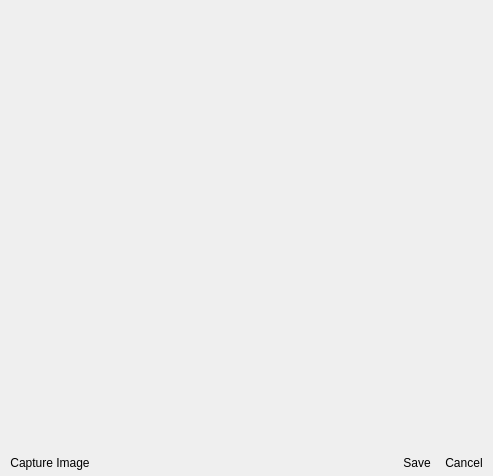
<?xml version="1.0" encoding="UTF-8"?>
<ui version="4.0">
 <class>CameraWindow</class>
 <widget class="QDialog" name="CameraWindow">
  <property name="geometry">
   <rect>
    <x>0</x>
    <y>0</y>
    <width>493</width>
    <height>476</height>
   </rect>
  </property>
  <property name="windowTitle">
   <string>Dialog</string>
  </property>
  <property name="modal">
   <bool>false</bool>
  </property>
  <layout class="QVBoxLayout" name="verticalLayout">
   <property name="spacing">
    <number>0</number>
   </property>
   <property name="margin">
    <number>0</number>
   </property>
   <item>
    <widget class="QFrame" name="frame">
     <property name="frameShape">
      <enum>QFrame::NoFrame</enum>
     </property>
     <property name="frameShadow">
      <enum>QFrame::Raised</enum>
     </property>
     <property name="lineWidth">
      <number>5</number>
     </property>
     <layout class="QGridLayout" name="gridLayout_2">
      <property name="margin">
       <number>0</number>
      </property>
     </layout>
    </widget>
   </item>
   <item>
    <layout class="QHBoxLayout" name="horizontalLayout_2">
     <property name="spacing">
      <number>0</number>
     </property>
     <property name="sizeConstraint">
      <enum>QLayout::SetDefaultConstraint</enum>
     </property>
     <property name="margin">
      <number>3</number>
     </property>
     <item>
      <widget class="QToolButton" name="toolCapture">
       <property name="text">
        <string>Capture Image</string>
       </property>
       <property name="iconSize">
        <size>
         <width>32</width>
         <height>32</height>
        </size>
       </property>
       <property name="toolButtonStyle">
        <enum>Qt::ToolButtonTextUnderIcon</enum>
       </property>
       <property name="autoRaise">
        <bool>true</bool>
       </property>
      </widget>
     </item>
     <item>
      <spacer name="horizontalSpacer">
       <property name="orientation">
        <enum>Qt::Horizontal</enum>
       </property>
       <property name="sizeHint" stdset="0">
        <size>
         <width>40</width>
         <height>20</height>
        </size>
       </property>
      </spacer>
     </item>
     <item>
      <spacer name="horizontalSpacer_2">
       <property name="orientation">
        <enum>Qt::Horizontal</enum>
       </property>
       <property name="sizeHint" stdset="0">
        <size>
         <width>40</width>
         <height>20</height>
        </size>
       </property>
      </spacer>
     </item>
     <item>
      <widget class="QToolButton" name="toolSave">
       <property name="text">
        <string>Save</string>
       </property>
       <property name="iconSize">
        <size>
         <width>32</width>
         <height>32</height>
        </size>
       </property>
       <property name="toolButtonStyle">
        <enum>Qt::ToolButtonTextUnderIcon</enum>
       </property>
       <property name="autoRaise">
        <bool>true</bool>
       </property>
      </widget>
     </item>
     <item>
      <widget class="QToolButton" name="toolCancel">
       <property name="text">
        <string>Cancel</string>
       </property>
       <property name="iconSize">
        <size>
         <width>32</width>
         <height>32</height>
        </size>
       </property>
       <property name="toolButtonStyle">
        <enum>Qt::ToolButtonTextUnderIcon</enum>
       </property>
       <property name="autoRaise">
        <bool>true</bool>
       </property>
      </widget>
     </item>
    </layout>
   </item>
  </layout>
  <action name="actionClearDrawing">
   <property name="icon">
    <iconset resource="resources.qrc">
     <normaloff>:/icons/clearimage</normaloff>:/icons/clearimage</iconset>
   </property>
   <property name="text">
    <string>Clear Drawing</string>
   </property>
   <property name="toolTip">
    <string>Clear the current drawing</string>
   </property>
  </action>
  <action name="actionRedPen">
   <property name="checkable">
    <bool>true</bool>
   </property>
   <property name="icon">
    <iconset resource="resources.qrc">
     <normaloff>:/icons/redpen</normaloff>:/icons/redpen</iconset>
   </property>
   <property name="text">
    <string>Red Pen</string>
   </property>
   <property name="toolTip">
    <string>Change pen colour to red</string>
   </property>
  </action>
  <action name="actionBluePen">
   <property name="checkable">
    <bool>true</bool>
   </property>
   <property name="icon">
    <iconset resource="resources.qrc">
     <normaloff>:/icons/bluepen</normaloff>:/icons/bluepen</iconset>
   </property>
   <property name="text">
    <string>Blue Pen</string>
   </property>
   <property name="toolTip">
    <string>Change pen colour to blue</string>
   </property>
  </action>
  <action name="actionBlackPen">
   <property name="checkable">
    <bool>true</bool>
   </property>
   <property name="icon">
    <iconset resource="resources.qrc">
     <normaloff>:/icons/blackpen</normaloff>:/icons/blackpen</iconset>
   </property>
   <property name="text">
    <string>Black Pen</string>
   </property>
   <property name="toolTip">
    <string>Change pen colour to black</string>
   </property>
  </action>
  <action name="actionSave">
   <property name="icon">
    <iconset resource="resources.qrc">
     <normaloff>:/icons/tick</normaloff>:/icons/tick</iconset>
   </property>
   <property name="text">
    <string>Save</string>
   </property>
   <property name="toolTip">
    <string>Save the current image</string>
   </property>
  </action>
  <action name="actionCancel">
   <property name="icon">
    <iconset resource="resources.qrc">
     <normaloff>:/icons/cancel</normaloff>:/icons/cancel</iconset>
   </property>
   <property name="text">
    <string>Cancel</string>
   </property>
   <property name="toolTip">
    <string>Cancel the current image</string>
   </property>
  </action>
  <action name="actionMapSnapshot">
   <property name="icon">
    <iconset resource="resources.qrc">
     <normaloff>:/icons/map</normaloff>:/icons/map</iconset>
   </property>
   <property name="text">
    <string>Take Map Snapshot</string>
   </property>
  </action>
  <action name="actionEraser">
   <property name="checkable">
    <bool>true</bool>
   </property>
   <property name="icon">
    <iconset resource="resources.qrc">
     <normaloff>:/icons/eraser</normaloff>:/icons/eraser</iconset>
   </property>
   <property name="text">
    <string>Eraser</string>
   </property>
  </action>
  <action name="actionCaptureImage">
   <property name="icon">
    <iconset resource="resources.qrc">
     <normaloff>:/icons/camera</normaloff>:/icons/camera</iconset>
   </property>
   <property name="text">
    <string>Capture Image</string>
   </property>
  </action>
  <action name="actionRecaptureImage">
   <property name="icon">
    <iconset resource="resources.qrc">
     <normaloff>:/icons/reloadcamera</normaloff>:/icons/reloadcamera</iconset>
   </property>
   <property name="text">
    <string>Recapture Image</string>
   </property>
  </action>
 </widget>
 <resources>
  <include location="resources.qrc"/>
 </resources>
 <connections>
  <connection>
   <sender>toolSave</sender>
   <signal>pressed()</signal>
   <receiver>CameraWindow</receiver>
   <slot>accept()</slot>
   <hints>
    <hint type="sourcelabel">
     <x>435</x>
     <y>125</y>
    </hint>
    <hint type="destinationlabel">
     <x>426</x>
     <y>-30</y>
    </hint>
   </hints>
  </connection>
  <connection>
   <sender>toolCancel</sender>
   <signal>pressed()</signal>
   <receiver>CameraWindow</receiver>
   <slot>reject()</slot>
   <hints>
    <hint type="sourcelabel">
     <x>476</x>
     <y>122</y>
    </hint>
    <hint type="destinationlabel">
     <x>481</x>
     <y>-46</y>
    </hint>
   </hints>
  </connection>
 </connections>
 <buttongroups>
  <buttongroup name="buttonGroup"/>
 </buttongroups>
</ui>
